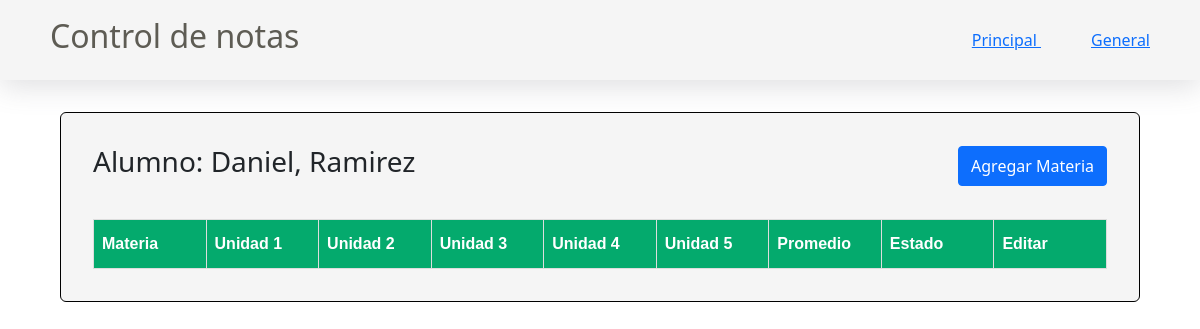
/notes/list/17, run on an earlier commit of the app's database.
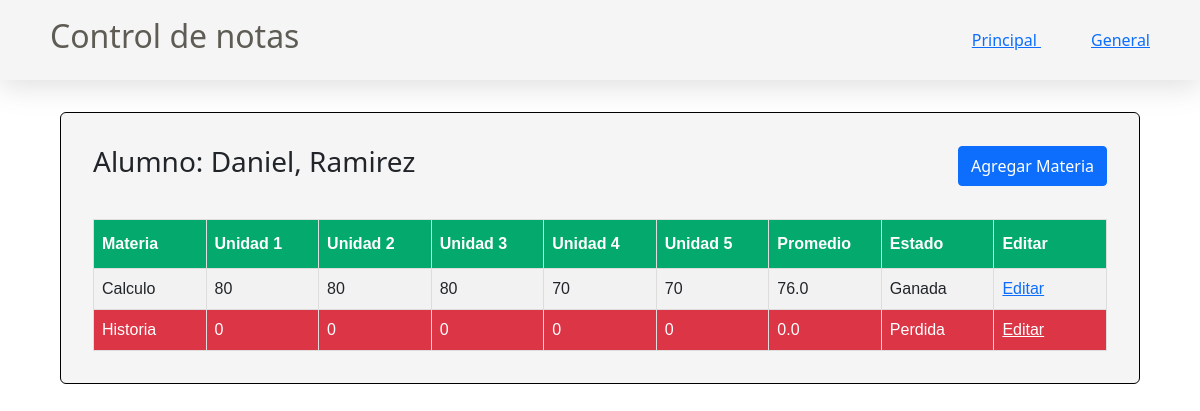
And on a later commit of the database.
### notes/models.py (models this page shows, shortened)
class Alumno(models.Model):
    first_name = models.CharField(max_length=30)
    last_name = models.CharField(max_length=30)
    control_number = models.IntegerField(default=0)
    def __str__(self):
        return self.first_name + ', ' + self.last_name

class Materias(models.Model):
    MATEMATICAS = 'MT'
    FISICA = 'FS'
    BIOLOGIA = 'BL'
    CALCULO = 'CL'
    ESPANOL = 'ES'
    INGLES = 'EN'
    HISTORIA = 'HS'
    CLASES_TYPE_CHOICES = [
        (MATEMATICAS, 'Matematicas'),
        (FISICA, 'Fisica'),
        (BIOLOGIA, 'Biologia'),
        (CALCULO, 'Calculo'),
        (ESPANOL, 'Español'),
        (INGLES, 'Ingles'),
        (HISTORIA, 'Historia'),
    ]
    clase = models.CharField(max_length=200, choices=CLASES_TYPE_CHOICES, default=MATEMATICAS)
    u1 = models.IntegerField(default=0)
    u2 = models.IntegerField(default=0)
    u3 = models.IntegerField(default=0)
    u4 = models.IntegerField(default=0)
    u5 = models.IntegerField(default=0)
    alumno = models.ForeignKey(Alumno, on_delete=models.CASCADE)

### notes/views.py (the view)
# urls.py: path('', include('notes.urls')),
def notes(request,pk):
    print(f'Buscando datos de usuario con clave: { pk }')
    alumno = Alumno.objects.get(id=pk)
    materias = Materias.objects.all().filter(alumno=alumno)
    result = []
    for item in materias:
        promedio = (item.u1 + item.u2 + item.u3 + item.u4 + item.u5) / 5
        status = 'Necesita recuperacion'
        if promedio >= 75:
            status = 'Ganada'
        elif promedio < 55:
            status = 'Perdida'
        result.append({'clase' : clases[item.clase],'u1' : item.u1, 'u2' : item.u2, 'u3' : item.u3, 'u4' : item.u4, 'u5' : item.u5, 'promedio': promedio, 'status': status, 'id': item.id})
    context = Context({'materias': result, 'name': alumno, 'alumno_id': alumno.id})
    return render(request, 'notes/notes_list.html', context.flatten())

### notes/context_processors.py (called while the page is built)
def alumnos(request):
    alumnos = Alumno.objects.all()
    data = [{'name': alumno, 'id': alumno.id, 'control': alumno.control_number} for alumno in alumnos]
    print(data)
    return {'alumnos': data}

### notes/templates/notes/notes_list.html (shortened to what this page needs)
{% extends 'notes/base.html' %}
{% load static %}
{% block content %}
<div class="title-container">
    <h3>Alumno: {{ name }} </h3>
    <a href="{% url 'notesnew' alumno_id %}"><button class="btn btn-primary">Agregar Materia</button></a>
</div>
<div class='hide-scroll' style="width: 100%; overflow: scroll;">
<table id="printTable">
    <tr>
        <th style="min-width: 100px;">Materia</th>
        <th style="min-width: 100px;">Unidad 1</th>
        <th style="min-width: 100px;">Unidad 2</th>
        <th style="min-width: 100px;">Unidad 3</th>
        <th style="min-width: 100px;">Unidad 4</th>
        <th style="min-width: 100px;">Unidad 5</th>
        <th style="min-width: 100px;">Promedio</th>
        <th style="min-width: 100px;">Estado</th>
        <th style="min-width: 100px;">Editar</th>
    </tr>
    {% for materia in materias %}
        {% if materia.promedio < 55 %}
            <tr style="background-color: #dc3545; color: white;">
        {% elif materia.promedio >= 75%}
            <tr>
        {% else %}
            <tr style="background-color: #0d6efd; color: white;">
        {% endif %}
            <td>{{ materia.clase }}</td>
            <td>{{ materia.u1 }}</td>
            <td>{{ materia.u2 }}</td>
            <td>{{ materia.u3 }}</td>
            <td>{{ materia.u4 }}</td>
            <td>{{ materia.u5 }}</td>
            <td>{{ materia.promedio }}</td>
            <td>{{ materia.status }}</td>
            {% if materia.promedio >= 75 %}
                <td><a href="{% url 'notesedit' materia.id %}">Editar</a></td>
            {% else %}
                <td><a style="color:white;" href="{% url 'notesedit' materia.id %}">Editar</a></td>
            {% endif %}
        </tr>
    {% endfor %}
</table>
</div>
{% endblock %}

### notes/templates/notes/base.html (shortened to what this page needs)
{% load static %}
<!DOCTYPE html>
<html>
    <head>
        <link rel="stylesheet" href="{% static 'css/style.css' %}">
        <link href="https://cdn.jsdelivr.net/npm/bootstrap@5.1.2/dist/css/bootstrap.min.css" rel="stylesheet">
    </head>
    <body>
        <main>
            <div id="topbar">
                <div class='title-page'>
                    <h2>Control de notas</h2>
                </div>
                <div class='items-links'>
                    <a class='home-button' href="/">
                        Principal
                    </a>
                    <a class='home-button' href="/general">
                        General
                    </a>
                </div>
            </div>
            <div id="container">
                <div id="content">
                    {% block content %}
                    {% endblock %}
                </div>
            </div>
        </main>
    </body>
</html>

### cdn/static/css/style.css (style rules this page uses)
* { margin: 0; padding: 0; }
html { background-color: white; height: 100vh; width: 100vw; font-family: Arial, Helvetica, sans-serif; }
main { width: 100vw; height: 100vh; }
#topbar { height: 5rem; width: 100vw; background-color: whitesmoke; box-shadow: rgba(100, 100, 111, 0.2) 0px 7px 29px 0px; display: flex; align-items: center; justify-content: space-between; color: rgb(94, 92, 84); }
#container { width: 100%; display: flex; align-items: center; flex-direction: column; }
#content { margin-top: 2rem; width: 90%; background-color: whitesmoke; border: 1px solid black; border-radius: 6px; padding: 2rem; display: flex; flex-direction: column; align-items: center; gap: 2rem; }
.title-container { display: flex; align-items: center; justify-content: space-between; width: 100%; }
.btn { height: 40px; padding: 5px; font-size: 15px; background-color: seagreen; border: 2px solid rgb(20, 61, 38); border-radius: 10px; color: white; min-width: 120px; }
.home-button { margin-left: 50px; }
#printTable { font-family: Arial, Helvetica, sans-serif; border-collapse: collapse; width: 100%; }
#printTable td, #printTable th { border: 1px solid #ddd; padding: 8px; }
#printTable tr:nth-child(even) { background-color: #f2f2f2; }
#printTable th { padding-top: 12px; padding-bottom: 12px; text-align: left; background-color: #04AA6D; color: white; }
.title-page { margin-left: 50px; }
.items-links { margin-right: 50px; }
.hide-scroll { -ms-overflow-style: none; scrollbar-width: none; }

What changed in the data, as far as the page shows it:
added Materias: clase "Calculo", u1 "80", u2 "80", u3 "80", u4 "70", u5 "70", promedio "76.0", status "Ganada", shows "Editar"
added Materias: clase "Historia", u1 "0", u2 "0", u3 "0", u4 "0", u5 "0", promedio "0.0", status "Perdida", shows "Editar"
